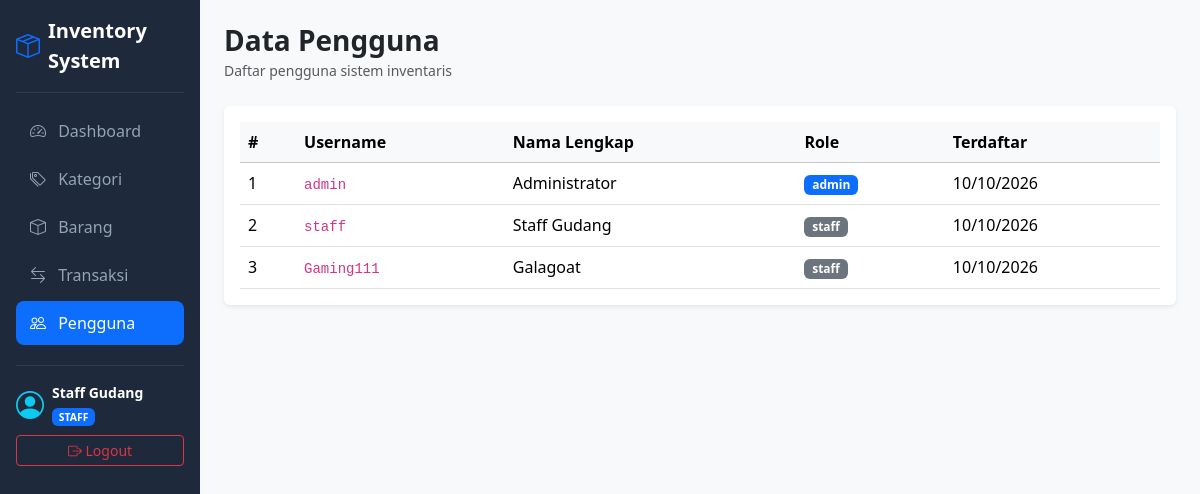
Page /users (signed in) on the committed database.
### tables this page shows
CREATE TABLE users (
    id INT AUTO_INCREMENT PRIMARY KEY,
    username VARCHAR(50) NOT NULL UNIQUE,
    password VARCHAR(255) NOT NULL,
    full_name VARCHAR(100),
    role ENUM('admin','staff','manager') NOT NULL DEFAULT 'staff',
    created_at TIMESTAMP DEFAULT CURRENT_TIMESTAMP
);

### app/core/Controller.php (called while the page is built, shortened)
<?php
class Controller {
    public function view(string $view, array $data = []): void {
        $data = array_merge(view_shared_data(), $data);
        extract($data);
        require ROOT_PATH . '/app/views/' . $view . '.php';
    }
    public function model(string $model) {
        return new $model();
    }
}

### app/controllers/UsersController.php (called while the page is built, shortened)
<?php
class UsersController extends Controller {
    public function index(): void {
        $this->view('users/index', [
            'title' => 'Data Pengguna',
            'users' => $this->model('User')->all(),
        ]);
    }
}

### app/core/App.php (called while the page is built, shortened)
<?php
class App {
    protected string $method = 'index';
    public function __construct() {
        $url = $this->parseURL();
        if (!empty($url[0])) {
            $candidate = ucfirst($url[0]) . 'Controller';
            if (file_exists(ROOT_PATH . '/app/controllers/' . $candidate . '.php')) {
                unset($url[0]);
            } else {
                $this->notFound();
                return;
            }
        }
        $this->controller = new $this->controller();
        $this->params = $url ? array_values($url) : [];
        call_user_func_array([$this->controller, $this->method], $this->params);
    }
    public function parseURL(): array {
        if (isset($_GET['url'])) {
            $url = rtrim($_GET['url'], '/');
            return explode('/', filter_var($url, FILTER_SANITIZE_URL));
        }
        return [];
    }
}

### public/index.php (called while the page is built, shortened)
<?php
require_once __DIR__ . '/../app/config/config.php';
require_once __DIR__ . '/../app/core/helpers.php';
spl_autoload_register(function ($class) {
    foreach (['core', 'controllers', 'models'] as $dir) {
        $file = ROOT_PATH . '/app/' . $dir . '/' . $class . '.php';
        if (file_exists($file)) {
            return;
        }
    }
});
$app = new App();

### app/core/Middleware.php (called while the page is built, shortened)
<?php
class Middleware {
    public static function isLoggedIn(): bool {
        return !empty($_SESSION['user']);
    }
}

### app/core/Database.php (called while the page is built)
<?php
class Database {
    private static ?Database $instance = null;
    private PDO $pdo;
    private function __construct() {
        $dsn = 'mysql:host=' . DB_HOST . ';port=' . DB_PORT
            . ';dbname=' . DB_NAME . ';charset=utf8mb4';
        try {
            $this->pdo = new PDO($dsn, DB_USER, DB_PASS);
            $this->pdo->setAttribute(PDO::ATTR_ERRMODE, PDO::ERRMODE_EXCEPTION);
            $this->pdo->setAttribute(PDO::ATTR_DEFAULT_FETCH_MODE, PDO::FETCH_ASSOC);
        } catch (PDOException $e) {
            Logger::error('Koneksi database gagal', ['error' => $e->getMessage()]);
            die('Koneksi database gagal: ' . $e->getMessage());
        }
    }
    public static function getInstance(): Database {
        return self::$instance ??= new self();
    }
    public function pdo(): PDO {
        return $this->pdo;
    }
}

### app/core/Model.php (called while the page is built, shortened)
<?php
class Model {
    protected PDO $db;
    protected string $table = '';
    public function __construct() {
        $this->db = Database::getInstance()->pdo();
    }
    public function all(): array {
        return $this->db->query("SELECT * FROM {$this->table}")->fetchAll();
    }
}

### app/core/helpers.php (called while the page is built, shortened)
<?php
function e($value): string {
    return htmlspecialchars((string) $value, ENT_QUOTES, 'UTF-8');
}

### app/views/users/index.php (the view)
<?php require ROOT_PATH . '/app/views/layouts/header.php'; ?>
<div class="d-flex justify-content-between align-items-center mb-4">
    <div>
        <h3 class="mb-0 fw-bold">Data Pengguna</h3>
        <small class="text-muted">Daftar pengguna sistem inventaris</small>
    </div>
</div>
<div class="card border-0 shadow-sm">
    <div class="card-body">
        <div class="table-responsive">
            <table class="table table-hover align-middle mb-0">
                <thead class="table-light">
                    <tr>
                        <th>#</th>
                        <th>Username</th>
                        <th>Nama Lengkap</th>
                        <th>Role</th>
                        <th>Terdaftar</th>
                    </tr>
                </thead>
                <tbody>
                    <?php if (empty($users)): ?>
                        <tr><td colspan="5" class="text-center text-muted py-4">Belum ada data pengguna.</td></tr>
                    <?php else: ?>
                        <?php foreach ($users as $i => $u): ?>
                            <tr>
                                <td><?= $i + 1 ?></td>
                                <td><code><?= e($u['username']) ?></code></td>
                                <td><?= e($u['full_name'] ?? '-') ?></td>
                                <td>
                                    <span class="badge bg-<?= $u['role'] === 'admin' ? 'primary' : ($u['role'] === 'manager' ? 'success' : 'secondary') ?>">
                                        <?= e($u['role']) ?>
                                    </span>
                                </td>
                                <td><?= e(date('d/m/Y', strtotime($u['created_at']))) ?></td>
                            </tr>
                        <?php endforeach; ?>
                    <?php endif; ?>
                </tbody>
            </table>
        </div>
    </div>
</div>
<?php require ROOT_PATH . '/app/views/layouts/footer.php'; ?>

### app/views/layouts/header.php (shortened to what this page needs)
<!DOCTYPE html>
<html lang="id">
<head>
    <link href="https://cdn.jsdelivr.net/npm/bootstrap@5.3.3/dist/css/bootstrap.min.css" rel="stylesheet">
    <link href="https://cdn.jsdelivr.net/npm/bootstrap-icons@1.11.3/font/bootstrap-icons.min.css" rel="stylesheet">
</head>
<body>
<?php if ($loggedIn): ?>
<div class="container-fluid">
    <div class="row">
        <nav class="col-md-3 col-lg-2 d-md-block sidebar p-3 text-white">
            <a href="<?= BASEURL ?>" class="d-flex align-items-center mb-3 mb-md-0 me-md-auto text-white text-decoration-none">
                <i class="bi bi-box-seam fs-4 me-2 text-primary"></i>
                <span class="fs-5 fw-bold"><?= APP_NAME ?></span>
            </a>
            <hr class="text-secondary">
            <ul class="nav nav-pills flex-column mb-auto">
                <?php foreach ($navItems as $key => $nav): ?>
                    <li class="nav-item">
                        <a href="<?= $nav['url'] === '' ? BASEURL : BASEURL . '/' . $nav['url'] ?>"
                           class="nav-link <?= $current === $key ? 'active' : '' ?>">
                            <i class="bi bi-<?= $nav['icon'] ?> me-2"></i> <?= $nav['label'] ?>
                        </a>
                    </li>
                <?php endforeach; ?>
            </ul>
            <hr class="text-secondary">
            <div class="dropdown">
                <div class="d-flex align-items-center mb-2">
                    <i class="bi bi-person-circle fs-3 me-2 text-info"></i>
                    <div>
                        <div class="fw-bold small"><?= e($user['full_name'] ?? $user['username']) ?></div>
                        <span class="badge bg-primary text-uppercase" style="font-size: 0.65rem;"><?= e($user['role']) ?></span>
                    </div>
                </div>
                <a href="<?= BASEURL ?>/auth/logout" class="btn btn-outline-danger btn-sm w-100">
                    <i class="bi bi-box-arrow-right"></i> Logout
                </a>
            </div>
        </nav>
        <main class="col-md-9 ms-sm-auto col-lg-10 px-md-4 py-4">
<?php else: ?>
    <main class="container py-4">
<?php endif; ?>

### app/views/layouts/header.php (style rules this page uses)
body { min-height: 100vh; background-color: #f8f9fa; }
.sidebar { min-height: 100vh; background-color: #1e293b; display: flex; flex-direction: column; }
.sidebar .nav-link { color: #94a3b8; font-weight: 500; border-radius: 8px; margin-bottom: 4px; padding: 10px 14px; }
.sidebar .nav-link.active { color: #ffffff; background-color: #0d6efd; }

### rows in the picture
users: full_name "Staff Gudang", role "STAFF", username "staff", role "staff", created_at "10/10/2026"
users: username "admin", full_name "Administrator", role "admin", created_at "10/10/2026"
users: username "Gaming111", full_name "Galagoat", role "staff", created_at "10/10/2026"

### other values in the picture
APP_NAME "Inventory System"
$nav['label'] "Dashboard"
$nav['label'] "Kategori"
$nav['label'] "Barang"
$nav['label'] "Transaksi"
$nav['label'] "Pengguna"
